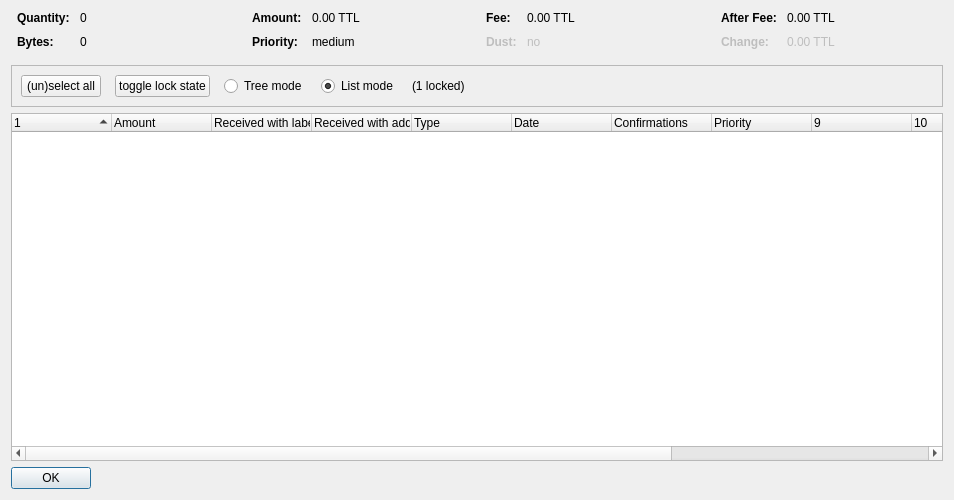
<?xml version="1.0" encoding="UTF-8"?>
<ui version="4.0">
 <class>CoinControlDialog</class>
 <widget class="QDialog" name="CoinControlDialog">
  <property name="geometry">
   <rect>
    <x>0</x>
    <y>0</y>
    <width>954</width>
    <height>500</height>
   </rect>
  </property>
  <property name="windowTitle">
   <string>Coin Selection</string>
  </property>
  <layout class="QVBoxLayout" name="verticalLayout">
   <item>
    <layout class="QHBoxLayout" name="horizontalLayoutTop" stretch="0,0,0,0">
     <property name="topMargin">
      <number>0</number>
     </property>
     <property name="bottomMargin">
      <number>10</number>
     </property>
     <item>
      <layout class="QFormLayout" name="formLayoutCoinControl1">
       <property name="horizontalSpacing">
        <number>10</number>
       </property>
       <property name="verticalSpacing">
        <number>10</number>
       </property>
       <property name="leftMargin">
        <number>6</number>
       </property>
       <property name="rightMargin">
        <number>6</number>
       </property>
       <item row="0" column="0">
        <widget class="QLabel" name="labelCoinControlQuantityText">
         <property name="font">
          <font>
           <weight>75</weight>
           <bold>true</bold>
          </font>
         </property>
         <property name="text">
          <string>Quantity:</string>
         </property>
        </widget>
       </item>
       <item row="0" column="1">
        <widget class="QLabel" name="labelCoinControlQuantity">
         <property name="cursor">
          <cursorShape>IBeamCursor</cursorShape>
         </property>
         <property name="contextMenuPolicy">
          <enum>Qt::ActionsContextMenu</enum>
         </property>
         <property name="text">
          <string notr="true">0</string>
         </property>
         <property name="textInteractionFlags">
          <set>Qt::LinksAccessibleByMouse|Qt::TextSelectableByKeyboard|Qt::TextSelectableByMouse</set>
         </property>
        </widget>
       </item>
       <item row="1" column="0">
        <widget class="QLabel" name="labelCoinControlBytesText">
         <property name="font">
          <font>
           <weight>75</weight>
           <bold>true</bold>
          </font>
         </property>
         <property name="text">
          <string>Bytes:</string>
         </property>
        </widget>
       </item>
       <item row="1" column="1">
        <widget class="QLabel" name="labelCoinControlBytes">
         <property name="cursor">
          <cursorShape>IBeamCursor</cursorShape>
         </property>
         <property name="contextMenuPolicy">
          <enum>Qt::ActionsContextMenu</enum>
         </property>
         <property name="text">
          <string notr="true">0</string>
         </property>
         <property name="textInteractionFlags">
          <set>Qt::LinksAccessibleByMouse|Qt::TextSelectableByKeyboard|Qt::TextSelectableByMouse</set>
         </property>
        </widget>
       </item>
      </layout>
     </item>
     <item>
      <layout class="QFormLayout" name="formLayoutCoinControl2">
       <property name="horizontalSpacing">
        <number>10</number>
       </property>
       <property name="verticalSpacing">
        <number>10</number>
       </property>
       <property name="leftMargin">
        <number>6</number>
       </property>
       <property name="rightMargin">
        <number>6</number>
       </property>
       <item row="0" column="0">
        <widget class="QLabel" name="labelCoinControlAmountText">
         <property name="font">
          <font>
           <weight>75</weight>
           <bold>true</bold>
          </font>
         </property>
         <property name="text">
          <string>Amount:</string>
         </property>
        </widget>
       </item>
       <item row="0" column="1">
        <widget class="QLabel" name="labelCoinControlAmount">
         <property name="cursor">
          <cursorShape>IBeamCursor</cursorShape>
         </property>
         <property name="contextMenuPolicy">
          <enum>Qt::ActionsContextMenu</enum>
         </property>
         <property name="text">
          <string notr="true">0.00 TTL</string>
         </property>
         <property name="textInteractionFlags">
          <set>Qt::LinksAccessibleByMouse|Qt::TextSelectableByKeyboard|Qt::TextSelectableByMouse</set>
         </property>
        </widget>
       </item>
       <item row="1" column="0">
        <widget class="QLabel" name="labelCoinControlPriorityText">
         <property name="font">
          <font>
           <weight>75</weight>
           <bold>true</bold>
          </font>
         </property>
         <property name="text">
          <string>Priority:</string>
         </property>
        </widget>
       </item>
       <item row="1" column="1">
        <widget class="QLabel" name="labelCoinControlPriority">
         <property name="cursor">
          <cursorShape>IBeamCursor</cursorShape>
         </property>
         <property name="contextMenuPolicy">
          <enum>Qt::ActionsContextMenu</enum>
         </property>
         <property name="text">
          <string>medium</string>
         </property>
         <property name="textInteractionFlags">
          <set>Qt::LinksAccessibleByMouse|Qt::TextSelectableByKeyboard|Qt::TextSelectableByMouse</set>
         </property>
        </widget>
       </item>
      </layout>
     </item>
     <item>
      <layout class="QFormLayout" name="formLayoutCoinControl3">
       <property name="horizontalSpacing">
        <number>10</number>
       </property>
       <property name="verticalSpacing">
        <number>10</number>
       </property>
       <property name="leftMargin">
        <number>6</number>
       </property>
       <property name="rightMargin">
        <number>6</number>
       </property>
       <item row="0" column="0">
        <widget class="QLabel" name="labelCoinControlFeeText">
         <property name="font">
          <font>
           <weight>75</weight>
           <bold>true</bold>
          </font>
         </property>
         <property name="text">
          <string>Fee:</string>
         </property>
        </widget>
       </item>
       <item row="0" column="1">
        <widget class="QLabel" name="labelCoinControlFee">
         <property name="cursor">
          <cursorShape>IBeamCursor</cursorShape>
         </property>
         <property name="contextMenuPolicy">
          <enum>Qt::ActionsContextMenu</enum>
         </property>
         <property name="text">
          <string notr="true">0.00 TTL</string>
         </property>
         <property name="textInteractionFlags">
          <set>Qt::LinksAccessibleByMouse|Qt::TextSelectableByKeyboard|Qt::TextSelectableByMouse</set>
         </property>
        </widget>
       </item>
       <item row="1" column="0">
        <widget class="QLabel" name="labelCoinControlLowOutputText">
         <property name="enabled">
          <bool>false</bool>
         </property>
         <property name="font">
          <font>
           <weight>75</weight>
           <bold>true</bold>
          </font>
         </property>
         <property name="text">
          <string>Dust:</string>
         </property>
        </widget>
       </item>
       <item row="1" column="1">
        <widget class="QLabel" name="labelCoinControlLowOutput">
         <property name="enabled">
          <bool>false</bool>
         </property>
         <property name="cursor">
          <cursorShape>IBeamCursor</cursorShape>
         </property>
         <property name="contextMenuPolicy">
          <enum>Qt::ActionsContextMenu</enum>
         </property>
         <property name="text">
          <string>no</string>
         </property>
         <property name="textInteractionFlags">
          <set>Qt::LinksAccessibleByMouse|Qt::TextSelectableByKeyboard|Qt::TextSelectableByMouse</set>
         </property>
        </widget>
       </item>
      </layout>
     </item>
     <item>
      <layout class="QFormLayout" name="formLayoutCoinControl4">
       <property name="horizontalSpacing">
        <number>10</number>
       </property>
       <property name="verticalSpacing">
        <number>10</number>
       </property>
       <property name="leftMargin">
        <number>6</number>
       </property>
       <property name="rightMargin">
        <number>6</number>
       </property>
       <item row="0" column="0">
        <widget class="QLabel" name="labelCoinControlAfterFeeText">
         <property name="font">
          <font>
           <weight>75</weight>
           <bold>true</bold>
          </font>
         </property>
         <property name="text">
          <string>After Fee:</string>
         </property>
        </widget>
       </item>
       <item row="0" column="1">
        <widget class="QLabel" name="labelCoinControlAfterFee">
         <property name="cursor">
          <cursorShape>IBeamCursor</cursorShape>
         </property>
         <property name="contextMenuPolicy">
          <enum>Qt::ActionsContextMenu</enum>
         </property>
         <property name="text">
          <string notr="true">0.00 TTL</string>
         </property>
         <property name="textInteractionFlags">
          <set>Qt::LinksAccessibleByMouse|Qt::TextSelectableByKeyboard|Qt::TextSelectableByMouse</set>
         </property>
        </widget>
       </item>
       <item row="1" column="0">
        <widget class="QLabel" name="labelCoinControlChangeText">
         <property name="enabled">
          <bool>false</bool>
         </property>
         <property name="font">
          <font>
           <weight>75</weight>
           <bold>true</bold>
          </font>
         </property>
         <property name="text">
          <string>Change:</string>
         </property>
        </widget>
       </item>
       <item row="1" column="1">
        <widget class="QLabel" name="labelCoinControlChange">
         <property name="enabled">
          <bool>false</bool>
         </property>
         <property name="cursor">
          <cursorShape>IBeamCursor</cursorShape>
         </property>
         <property name="contextMenuPolicy">
          <enum>Qt::ActionsContextMenu</enum>
         </property>
         <property name="text">
          <string notr="true">0.00 TTL</string>
         </property>
         <property name="textInteractionFlags">
          <set>Qt::LinksAccessibleByMouse|Qt::TextSelectableByKeyboard|Qt::TextSelectableByMouse</set>
         </property>
        </widget>
       </item>
      </layout>
     </item>
    </layout>
   </item>
   <item>
    <widget class="QFrame" name="frame">
     <property name="minimumSize">
      <size>
       <width>0</width>
       <height>40</height>
      </size>
     </property>
     <property name="frameShape">
      <enum>QFrame::StyledPanel</enum>
     </property>
     <property name="frameShadow">
      <enum>QFrame::Sunken</enum>
     </property>
     <layout class="QHBoxLayout" name="horizontalLayout">
      <item>
       <layout class="QHBoxLayout" name="horizontalLayoutPanel" stretch="0,0,0,0,0,0">
        <property name="spacing">
         <number>14</number>
        </property>
        <item>
         <widget class="QPushButton" name="pushButtonSelectAll">
          <property name="sizePolicy">
           <sizepolicy hsizetype="Maximum" vsizetype="Fixed">
            <horstretch>0</horstretch>
            <verstretch>0</verstretch>
           </sizepolicy>
          </property>
          <property name="text">
           <string>(un)select all</string>
          </property>
          <property name="autoDefault">
           <bool>false</bool>
          </property>
         </widget>
        </item>
        <item>
         <widget class="QPushButton" name="pushButtonToggleLock">
          <property name="sizePolicy">
           <sizepolicy hsizetype="Maximum" vsizetype="Fixed">
            <horstretch>0</horstretch>
            <verstretch>0</verstretch>
           </sizepolicy>
          </property>
          <property name="text">
           <string>toggle lock state</string>
          </property>
          <property name="autoDefault">
           <bool>false</bool>
          </property>
         </widget>
        </item>
        <item>
         <widget class="QRadioButton" name="radioTreeMode">
          <property name="sizePolicy">
           <sizepolicy hsizetype="Maximum" vsizetype="Fixed">
            <horstretch>0</horstretch>
            <verstretch>0</verstretch>
           </sizepolicy>
          </property>
          <property name="text">
           <string>Tree mode</string>
          </property>
         </widget>
        </item>
        <item>
         <widget class="QRadioButton" name="radioListMode">
          <property name="sizePolicy">
           <sizepolicy hsizetype="Maximum" vsizetype="Fixed">
            <horstretch>0</horstretch>
            <verstretch>0</verstretch>
           </sizepolicy>
          </property>
          <property name="text">
           <string>List mode</string>
          </property>
          <property name="checked">
           <bool>true</bool>
          </property>
         </widget>
        </item>
        <item>
         <widget class="QLabel" name="labelLocked">
          <property name="text">
           <string>(1 locked)</string>
          </property>
         </widget>
        </item>
        <item>
         <spacer name="horizontalSpacer">
          <property name="orientation">
           <enum>Qt::Horizontal</enum>
          </property>
          <property name="sizeHint" stdset="0">
           <size>
            <width>40</width>
            <height>20</height>
           </size>
          </property>
         </spacer>
        </item>
       </layout>
      </item>
     </layout>
    </widget>
   </item>
   <item>
    <widget class="CoinControlTreeWidget" name="treeWidget">
     <property name="contextMenuPolicy">
      <enum>Qt::CustomContextMenu</enum>
     </property>
     <property name="sortingEnabled">
      <bool>false</bool>
     </property>
     <property name="columnCount">
      <number>13</number>
     </property>
     <attribute name="headerShowSortIndicator" stdset="0">
      <bool>true</bool>
     </attribute>
     <attribute name="headerStretchLastSection">
      <bool>false</bool>
     </attribute>
     <column>
      <property name="text">
       <string/>
      </property>
     </column>
     <column>
      <property name="text">
       <string>Amount</string>
      </property>
     </column>
     <column>
      <property name="text">
       <string>Received with label</string>
      </property>
     </column>
     <column>
      <property name="text">
       <string>Received with address</string>
      </property>
     </column>
     <column>
      <property name="text">
	<string>Type</string>
      </property>
     </column>
     <column>
      <property name="text">	 
       <string>Date</string>
      </property>
     </column>
     <column>
      <property name="text">
       <string>Confirmations</string>
      </property>
      <property name="toolTip">
       <string>Confirmed</string>
      </property>
     </column>
     <column>
      <property name="text">
       <string>Priority</string>
      </property>
     </column>
     <column>
      <property name="text">
       <string/>
      </property>
     </column>
     <column>
      <property name="text">
       <string/>
      </property>
     </column>
     <column>
      <property name="text">
       <string/>
      </property>
     </column>
     <column>
      <property name="text">
       <string/>
      </property>
     </column>
     <column>
      <property name="text">
       <string/>
      </property>
     </column>
    </widget>
   </item>
   <item>
    <widget class="QDialogButtonBox" name="buttonBox">
     <property name="sizePolicy">
      <sizepolicy hsizetype="Maximum" vsizetype="Fixed">
       <horstretch>0</horstretch>
       <verstretch>0</verstretch>
      </sizepolicy>
     </property>
     <property name="orientation">
      <enum>Qt::Horizontal</enum>
     </property>
     <property name="standardButtons">
      <set>QDialogButtonBox::Ok</set>
     </property>
    </widget>
   </item>
  </layout>
 </widget>
 <customwidgets>
  <customwidget>
   <class>CoinControlTreeWidget</class>
   <extends>QTreeWidget</extends>
   <header>coincontroltreewidget.h</header>
  </customwidget>
 </customwidgets>
 <resources/>
 <connections/>
</ui>
